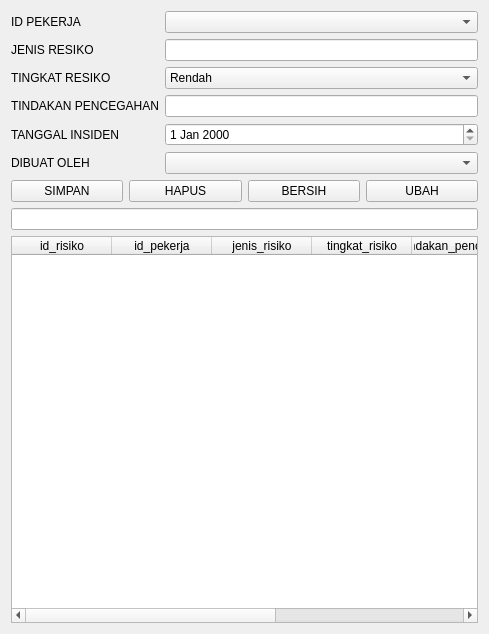
<?xml version="1.0" encoding="UTF-8"?>
<ui version="4.0">
 <class>Form</class>
 <widget class="QWidget" name="Form">
  <property name="geometry">
   <rect>
    <x>0</x>
    <y>0</y>
    <width>489</width>
    <height>634</height>
   </rect>
  </property>
  <property name="windowTitle">
   <string>Form</string>
  </property>
  <layout class="QVBoxLayout" name="verticalLayout">
   <item>
    <layout class="QFormLayout" name="formLayout">
     <item row="0" column="0">
      <widget class="QLabel" name="iDPEKERJALabel">
       <property name="text">
        <string>ID PEKERJA</string>
       </property>
      </widget>
     </item>
     <item row="0" column="1">
      <widget class="QComboBox" name="comboBox_2"/>
     </item>
     <item row="1" column="0">
      <widget class="QLabel" name="jENISRESIKOLabel">
       <property name="text">
        <string>JENIS RESIKO</string>
       </property>
      </widget>
     </item>
     <item row="1" column="1">
      <widget class="QLineEdit" name="jENISRESIKOLineEdit"/>
     </item>
     <item row="2" column="0">
      <widget class="QLabel" name="tINGKATRESIKOLabel">
       <property name="text">
        <string>TINGKAT RESIKO</string>
       </property>
      </widget>
     </item>
     <item row="2" column="1">
      <widget class="QComboBox" name="comboBox">
       <item>
        <property name="text">
         <string>Rendah</string>
        </property>
       </item>
       <item>
        <property name="text">
         <string>Sedang</string>
        </property>
       </item>
       <item>
        <property name="text">
         <string>Tinggi</string>
        </property>
       </item>
      </widget>
     </item>
     <item row="3" column="0">
      <widget class="QLabel" name="tINDAKANPENCEGAHANLabel">
       <property name="text">
        <string>TINDAKAN PENCEGAHAN</string>
       </property>
      </widget>
     </item>
     <item row="3" column="1">
      <widget class="QLineEdit" name="tINDAKANPENCEGAHANLineEdit"/>
     </item>
     <item row="4" column="0">
      <widget class="QLabel" name="tANGGALINSIDENLabel">
       <property name="text">
        <string>TANGGAL INSIDEN</string>
       </property>
      </widget>
     </item>
     <item row="4" column="1">
      <widget class="QDateEdit" name="tANGGALINSIDENDateEdit"/>
     </item>
     <item row="5" column="0">
      <widget class="QLabel" name="dIBUATOLEHLabel">
       <property name="text">
        <string>DIBUAT OLEH</string>
       </property>
      </widget>
     </item>
     <item row="5" column="1">
      <widget class="QComboBox" name="comboBox_3"/>
     </item>
    </layout>
   </item>
   <item>
    <layout class="QHBoxLayout" name="formLayout_2">
     <item>
      <widget class="QPushButton" name="pushButton">
       <property name="text">
        <string>SIMPAN</string>
       </property>
      </widget>
     </item>
     <item>
      <widget class="QPushButton" name="pushButton_2">
       <property name="text">
        <string>HAPUS</string>
       </property>
      </widget>
     </item>
     <item>
      <widget class="QPushButton" name="pushButton_3">
       <property name="text">
        <string>BERSIH</string>
       </property>
      </widget>
     </item>
     <item>
      <widget class="QPushButton" name="pushButton_4">
       <property name="text">
        <string>UBAH</string>
       </property>
      </widget>
     </item>
    </layout>
   </item>
   <item>
    <widget class="QLineEdit" name="EditCari"/>
   </item>
   <item>
    <widget class="QTableWidget" name="tableWidget">
     <column>
      <property name="text">
       <string>id_risiko</string>
      </property>
     </column>
     <column>
      <property name="text">
       <string>id_pekerja</string>
      </property>
     </column>
     <column>
      <property name="text">
       <string>jenis_risiko</string>
      </property>
     </column>
     <column>
      <property name="text">
       <string>tingkat_risiko</string>
      </property>
     </column>
     <column>
      <property name="text">
       <string>tindakan_pencegahan</string>
      </property>
     </column>
     <column>
      <property name="text">
       <string>Tanggal_indisiden</string>
      </property>
     </column>
     <column>
      <property name="text">
       <string>dibuat_oleh</string>
      </property>
     </column>
    </widget>
   </item>
  </layout>
 </widget>
 <resources/>
 <connections/>
</ui>
